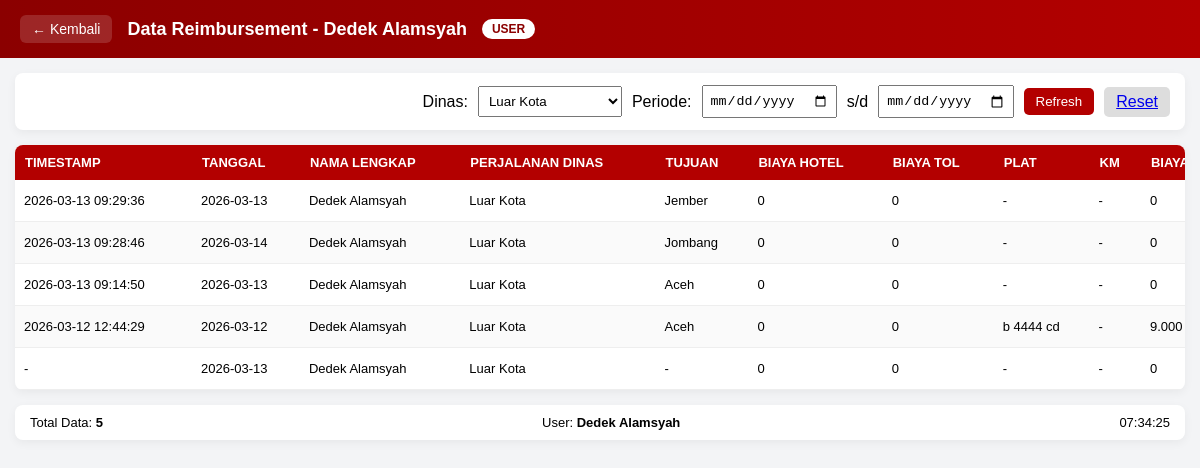
Screenshot of /raw.php?perjalanan=Luar Kota (signed in) with the database file from the repository.
### tables this page shows
CREATE TABLE `submissions` (
  `id` int(11) NOT NULL,
  `tanggal` date NOT NULL,
  `nama` varchar(100) NOT NULL,
  `nik` varchar(50) DEFAULT NULL,
  `departemen` varchar(100) DEFAULT NULL,
  `perjalanan_dinas` varchar(50) DEFAULT NULL,
  `tujuan` varchar(150) DEFAULT NULL,
  `biaya_tol` decimal(15,2) DEFAULT 0.00,
  `biaya_bensin` decimal(15,2) DEFAULT 0.00,
  `biaya_hotel` decimal(15,2) DEFAULT 0.00,
  `biaya_makan` decimal(15,2) DEFAULT 0.00,
  `biaya_entertain` decimal(15,2) DEFAULT 0.00,
  `biaya_parkir` decimal(15,2) DEFAULT 0.00,
  `total_biaya_lain` decimal(15,2) DEFAULT 0.00,
  `entertain_dengan` varchar(150) DEFAULT NULL,
  `plat_number` varchar(50) DEFAULT NULL,
  `km` decimal(15,2) DEFAULT NULL,
  `keterangan_lain` text DEFAULT NULL,
  `total_all` decimal(15,2) DEFAULT 0.00,
  `status` enum('DRAFT','SUBMITTED') DEFAULT 'DRAFT',
  `submitted_at` datetime DEFAULT NULL,
  `created_at` timestamp NOT NULL DEFAULT current_timestamp(),
  `km_awal` int(11) DEFAULT NULL,
  `km_akhir` int(11) DEFAULT NULL,
  `km_terpakai` int(11) DEFAULT NULL,
  `km_per_hari` decimal(10,2) DEFAULT NULL,
  `harga_per_liter` decimal(12,2) DEFAULT NULL,
  `liter` decimal(10,2) DEFAULT NULL,
  `realisasi_km_per_l` decimal(10,2) DEFAULT NULL
);

### raw.php (the view, shortened to what this page needs)
<?php
$DB_HOST = defined('DB_HOST')?DB_HOST:'127.0.0.1';
$DB_USER = defined('DB_USER')?DB_USER:'root';
$DB_PASS = defined('DB_PASS')?DB_PASS:'';
$DB_NAME = defined('DB_NAME')?DB_NAME:'reimb_db';
$conn = new mysqli($DB_HOST,$DB_USER,$DB_PASS,$DB_NAME);
$conn->set_charset('utf8mb4');
function db_fetch_all($conn,$sql,$params=[]){
    $stmt=$conn->prepare($sql);
    if($params){
        $types='';
        foreach($params as $p){ $types.=is_int($p)?'i':'s'; }
        $stmt->bind_param($types,...$params);
    }
    $stmt->execute();
    $res=$stmt->get_result();
    $rows=$res->fetch_all(MYSQLI_ASSOC);
    return $rows;
}
function rupiah($n){
    return number_format((float)$n,0,',','.');
}
$start=$_GET['start']??'';
$end=$_GET['end']??'';
$dinas=$_GET['perjalanan']??'';
$where=[];
$params=[];
if($dinas){
    $where[]="perjalanan_dinas=?";
    $params[]=$dinas;
}
$where[]="nik=?";
$params[]=$_SESSION['nik'];
$sql="SELECT * FROM submissions WHERE ".implode(' AND ',$where)." ORDER BY submitted_at DESC";
$rows=db_fetch_all($conn,$sql,$params);
$totalData=count($rows);
?>
<!doctype html>
<html>
<head>
</head>
<body>
<div class="topbar">
    <div class="top-left">
        <a href="preview.php" class="back-btn">← Kembali</a>
        <div class="title">Data Reimbursement - <?=htmlspecialchars($_SESSION['name'])?></div>
        <div class="badge">USER</div>
    </div>
</div>
<form>
<div class="filter-box">
    Dinas:
    <select name="perjalanan">
        <option value="Luar Kota" <?=$dinas=='Luar Kota'?'selected':''?>>Luar Kota</option>
    </select>
    Periode:
    <input type="date" name="start" value="<?=htmlspecialchars($start)?>">
    s/d
    <input type="date" name="end" value="<?=htmlspecialchars($end)?>">
    <button class="btn btn-refresh">Refresh</button>
    <a href="raw.php" class="btn btn-reset">Reset</a>
</div>
</form>
<div class="table-wrapper">
<table>
<thead>
<tr>
<th>TIMESTAMP</th>
<th>TANGGAL</th>
<th>NAMA LENGKAP</th>
<th>PERJALANAN DINAS</th>
<th>TUJUAN</th>
<th>BIAYA HOTEL</th>
<th>BIAYA TOL</th>
<th>PLAT</th>
<th>KM</th>
<th>BIAYA BENSIN</th>
</tr>
</thead>
<tbody>
<?php if($totalData==0): ?>
<tr><td colspan="13" style="text-align:center;padding:20px;">Tidak ada data</td></tr>
<?php else: ?>
<?php foreach($rows as $r): ?>
<tr>
<td><?=htmlspecialchars($r['submitted_at']??'-')?></td>
<td><?=htmlspecialchars($r['tanggal']??'-')?></td>
<td><?=htmlspecialchars($r['nama']??'-')?></td>
<td><?=htmlspecialchars($r['perjalanan_dinas']??'-')?></td>
<td><?=htmlspecialchars($r['tujuan']??'-')?></td>
<td><?=rupiah($r['biaya_hotel']??0)?></td>
<td><?=rupiah($r['biaya_tol']??0)?></td>
<td><?=htmlspecialchars($r['plat_number']??'-')?></td>
<td><?=htmlspecialchars($r['km']??'-')?></td>
<td><?=rupiah($r['biaya_bensin']??0)?></td>
</tr>
<?php endforeach; ?>
<?php endif; ?>
</tbody>
</table>
</div>
<div class="footer">
<div>Total Data: <b><?=$totalData?></b></div>
<div>User: <b><?=htmlspecialchars($_SESSION['name'])?></b></div>
<div><?=date('H:i:s')?></div>
</div>
</body>
</html>

### raw.php (style rules this page uses)
body { margin:0;font-family:Arial;background:#f3f4f6 }
.topbar { background:linear-gradient(to right,#8b0000,#b30000); color:#fff; padding:15px 20px; display:flex; justify-content:space-between; align-items:center; }
.top-left { display:flex; align-items:center; gap:15px; }
.back-btn { background:rgba(255,255,255,.15); padding:6px 12px; border-radius:6px; text-decoration:none; color:#fff; font-size:14px; }
.title { font-size:18px; font-weight:bold; }
.badge { background:#fff; color:#8b0000; padding:3px 10px; border-radius:12px; font-size:12px; font-weight:bold; }
.filter-box { background:#fff; margin:15px; padding:12px 15px; border-radius:8px; display:flex; justify-content:flex-end; align-items:center; gap:10px; box-shadow:0 3px 10px rgba(0,0,0,.05); }
.filter-box select, .filter-box input { padding:6px; }
.btn { padding:6px 12px; border-radius:5px; border:none; cursor:pointer; }
.btn-refresh { background:#b30000;color:#fff; }
.btn-reset { background:#ddd; }
.table-wrapper { margin:15px; background:#fff; border-radius:8px; overflow:auto; box-shadow:0 3px 10px rgba(0,0,0,.05); }
table { border-collapse:collapse; width:100%; min-width:1600px; }
th { background:#b30000; color:#fff; padding:10px; font-size:13px; text-align:left; position:sticky; top:0; }
td { padding:9px; font-size:13px; border-bottom:1px solid #eee; }
tr:nth-child(even) { background:#fafafa }
.footer { background:#fff; margin:15px; padding:10px 15px; border-radius:8px; display:flex; justify-content:space-between; font-size:13px; box-shadow:0 3px 10px rgba(0,0,0,.05); }

### rows the page displays
submissions: submitted_at "2026-03-13 09:29:36", tanggal "2026-03-13", nama "Dedek Alamsyah", perjalanan_dinas "Luar Kota", tujuan "Jember", biaya_hotel "0", biaya_tol "0", plat_number "-", km "-", biaya_bensin "0"
submissions: submitted_at "2026-03-13 09:28:46", tanggal "2026-03-14", nama "Dedek Alamsyah", perjalanan_dinas "Luar Kota", tujuan "Jombang", biaya_hotel "0", biaya_tol "0", plat_number "-", km "-", biaya_bensin "0"
submissions: submitted_at "2026-03-13 09:14:50", tanggal "2026-03-13", nama "Dedek Alamsyah", perjalanan_dinas "Luar Kota", tujuan "Aceh", biaya_hotel "0", biaya_tol "0", plat_number "-", km "-", biaya_bensin "0"
submissions: submitted_at "2026-03-12 12:44:29", tanggal "2026-03-12", nama "Dedek Alamsyah", perjalanan_dinas "Luar Kota", tujuan "Aceh", biaya_hotel "0", biaya_tol "0", plat_number "b 4444 cd", km "-", biaya_bensin "9.000"
submissions: submitted_at "-", tanggal "2026-03-13", nama "Dedek Alamsyah", perjalanan_dinas "Luar Kota", tujuan "-", biaya_hotel "0", biaya_tol "0", plat_number "-", km "-", biaya_bensin "0"

### other values shown
$_SESSION['name'] "Dedek Alamsyah"
$totalData "5"
